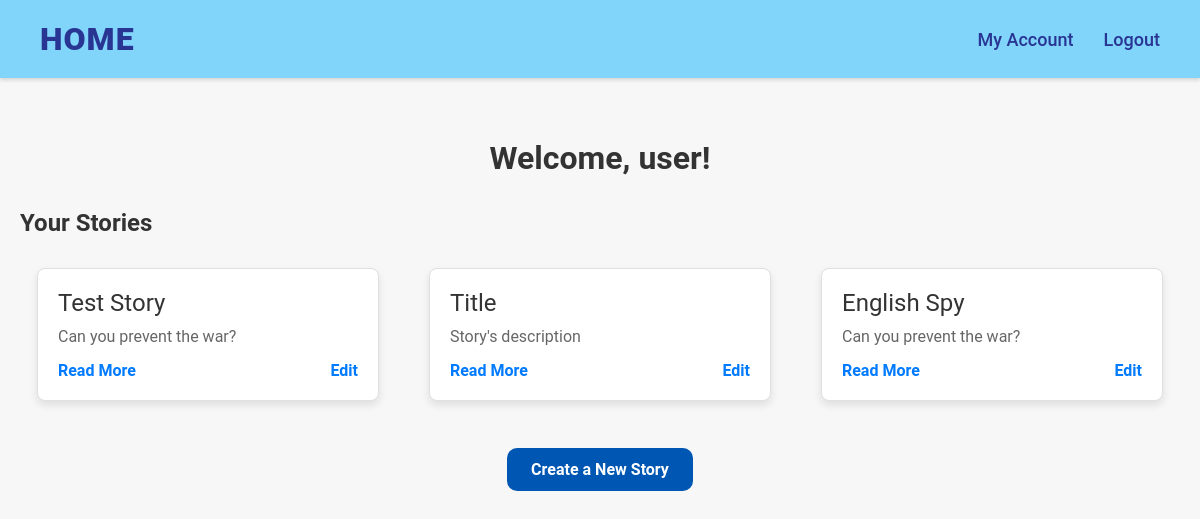
Before: /account (signed in) with the older database file.
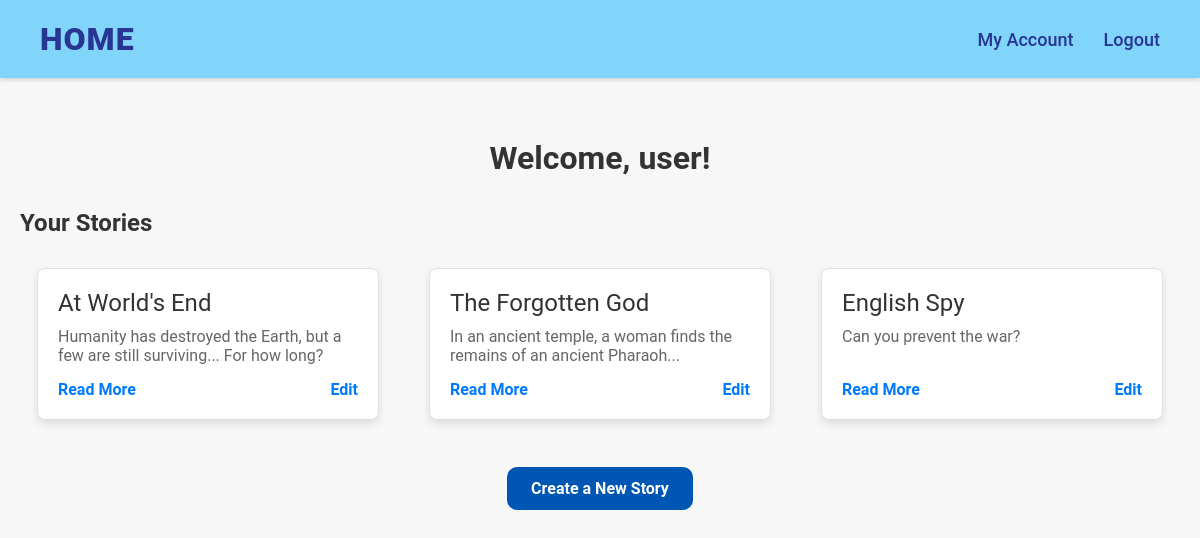
After: the same page with the newer database file.
### app/models/user.py (models this page shows, shortened)
class User(db.Model):
    __tablename__ = "users"
    id: Mapped[int] = mapped_column(primary_key=True)
    username: Mapped[str] = mapped_column(unique=True, nullable=False)
    password: Mapped[str] = mapped_column(nullable=False)
    user_stories = relationship("UserStory", back_populates="user")

### app/models/story.py (models this page shows, shortened)
class Story(db.Model):
    __tablename__ = "stories"
    id: Mapped[int] = mapped_column(primary_key=True)
    title: Mapped[str] = mapped_column()
    description: Mapped[str]
    nodes: Mapped[list["StoryNode"]] = relationship(back_populates="story")
    user_stories = relationship("UserStory", back_populates="story")

### app/routes/user_routes.py (the view)
@bp.route("/account", methods=["GET"])
@require_auth
def account():
    user_id: id = session["user_id"]
    user: User = get_user_by_id(user_id)
    user_stories: list[UserStory] = user.user_stories
    return render_template("account.html", user=user, stories=[story.story for story in user_stories])

### app/services/users_service.py (called while the page is built)
def get_user_by_id(user_id: int) -> User:
    user: User | None = User.query.get(user_id)
    return user

### app/utils/require_auth.py (called while the page is built)
def require_auth(function: Callable):
    @functools.wraps(function)
    def __inner(*args, **kwargs):
        if session.get("user_id") is not None:
            return function(*args, **kwargs)
        else:
            return redirect("/login")
    return __inner

### app/templates/account.html (shortened to what this page needs)
{% extends "base.html" %}
{% block extra_css %}
<link rel="stylesheet" href="{{ url_for('static', filename='css/pages/account.css') }}">
{% endblock %}
{% block content %}
<main class="account-page">
    <header class="account-header">
        <h1>Welcome, {{ user.username }}!</h1>
    </header>
    <section class="stories-section">
        <h2>Your Stories</h2>
        {% if stories %}
            {% include "components/story_grid.html" %}
        {% else %}
        <p>You are not reading any stories yet.</p>
        {% endif %}
    </section>
    <section class="create-story-section">
        <a class="btn create-story-btn" href="/editor/new">Create a New Story</a>
    </section>
</main>
{% endblock %}

### app/templates/base.html (shortened to what this page needs)
<!DOCTYPE html>
<html lang="en">
<head>
    <link rel="stylesheet" href="{{ url_for('static', filename='css/base/base.css') }}">
    {% block extra_css %}{% endblock %}
</head>
<body>
    {% include "components/error_notification.html" %}
    {% include "components/navbar.html" %}
    <div class="container">
        {% block content %}{% endblock %}
    </div>
</body>
</html>

### app/templates/components/error_notification.html (shortened to what this page needs)
{% block extra_css %}
<link rel="stylesheet" href="{{ url_for('static', filename='css/components/error-notification.css') }}">
{% endblock %}

### app/templates/components/navbar.html
{% block extra_css %}
<link rel="stylesheet" href="{{ url_for('static', filename='css/components/navbar.css') }}">
{% endblock %}
<nav class="navbar">
    <div class="navbar-container">
        <a class="navbar-brand" href="{{ url_for('home.home') }}">Home</a>
        <ul class="navbar-menu">
            {% if session.get("user_id") %}
            <li class="navbar-item">
                <a href="{{ url_for('user.account') }}">My Account</a>
            </li>
            <li class="navbar-item">
                <a href="{{ url_for('login.logout') }}">Logout</a>
            </li>
            {% else %}
            <li class="navbar-item">
                <a href="{{ url_for('login.login') }}">Login</a>
            </li>
            {% endif %}
        </ul>
    </div>
</nav>

### app/templates/components/story_grid.html
{% block extra_css %}
<link rel="stylesheet" href="{{ url_for('static', filename='css/components/stories-grid.css') }}">
{% endblock %}
<div class="stories-container">
    {% for story in stories %}
        {% include "components/story_card.html" %}
    {% endfor %}
</div>

### app/templates/components/story_card.html
{% block extra_css %}
<link rel="stylesheet" href="{{ url_for('static', filename='css/components/story-card.css') }}">
{% endblock %}
<div class="story-card">
    <div class="story-card-title">{{ story.title }}</div>
    <div class="story-card-description">{{ story.description }}</div>
    <div class="story-card-footer">
        <a href="{{ url_for('story_read.read', story_id=story.id) }}">Read More</a>
        <a href="{{ url_for('story_editor.editor', story_id=story.id) }}">Edit</a>
    </div>
</div>

### app/static/css/base/base.css (style rules this page uses)
html { margin: 0; padding: 0; overflow: hidden; height: 100%; }
body { width: 100%; height: 100%; font-family: 'Roboto', sans-serif; background: #f7f7f7; background-size: cover; margin: 0; padding: 0; }
.container { width: 100%; margin: 20px auto; }

### app/static/css/pages/account.css (style rules this page uses)
.account-page { max-width: 1200px; margin: 0 auto; padding: 20px; }
.account-header h1 { font-size: 2rem; margin-bottom: 1rem; text-align: center; color: #333; }
.stories-section { margin-top: 2rem; }
.stories-section h2 { font-size: 1.5rem; margin-bottom: 1rem; color: #333; }
.create-story-section { text-align: center; margin-top: 2rem; }
.create-story-btn { background-color: #0056b3; color: #ffffff; padding: 0.75rem 1.5rem; border-radius: 0.625rem; text-decoration: none; font-weight: 600; transition: background-color 0.3s ease, transform 0.3s ease; display: inline-block; }

### app/static/css/components/navbar.css (style rules this page uses)
.navbar { background-color: #81D4FA; padding: 15px 40px; box-shadow: 0 2px 4px rgba(0, 0, 0, 0.15); position: relative; }
.navbar-container { display: flex; align-items: center; justify-content: space-between; max-width: 1200px; margin: 0 auto; }
.navbar a { color: #283593; text-decoration: none; font-size: 1em; font-weight: 500; font-size: large; position: relative; padding: 5px 0; transition: color 0.3s ease; }
.navbar a.navbar-brand { font-size: 2em; font-weight: 800; letter-spacing: 1px; text-transform: uppercase; }
.navbar a::after { content: ""; position: absolute; left: 0; bottom: -2px; width: 100%; height: 2px; background-color: currentColor; transform: scaleX(0); transform-origin: left; transition: transform 0.3s ease; }
.navbar-menu { display: flex; list-style: none; margin: 0; padding: 0; }
.navbar-item { margin-left: 30px; }

### app/static/css/components/stories-grid.css (style rules this page uses)
.stories-container { display: flex; flex-wrap: wrap; gap: 20px; justify-content: center; }

### app/static/css/components/story-card.css (style rules this page uses)
.story-card { width: 300px; background: #fff; border: 1px solid #e0e0e0; border-radius: 8px; box-shadow: 0 4px 8px rgba(0, 0, 0, 0.1); padding: 20px; margin: 15px; transition: transform 0.3s ease, box-shadow 0.3s ease; display: flex; flex-direction: column; }
.story-card-title { font-size: 1.5em; margin-bottom: 10px; color: #333; }
.story-card-description { font-size: 1em; color: #666; flex-grow: 1; }
.story-card-footer { margin-top: 15px; text-align: right; display: flex; justify-content: space-between; }
.story-card-footer a { text-decoration: none; color: #007BFF; font-weight: bold; }

Changed rows visible on the page:
removed Story: title "Test Story", description "Can you prevent the war?"
removed Story: title "Title", description "Story's description"
added Story: title "At World's End", description "Humanity has destroyed the Earth, but a few are still surviving... For how long?"
added Story: title "The Forgotten God", description "In an ancient temple, a woman finds the remains of an ancient Pharaoh..."
